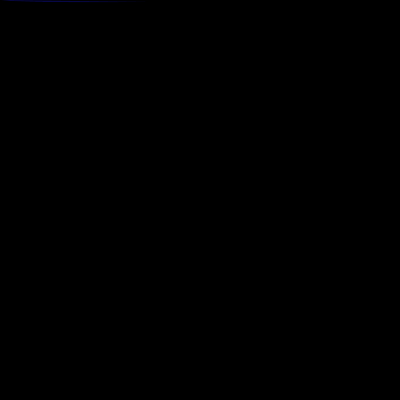
Frame 1 (no input)
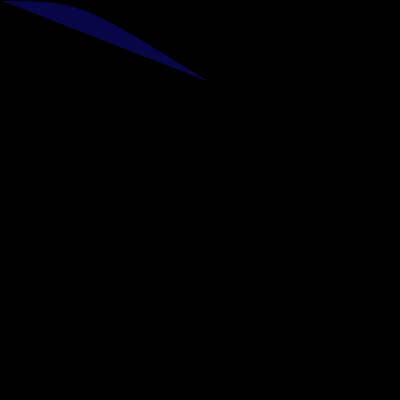
Frame 60 (the mouse pressed at the canvas centre just before this capture)
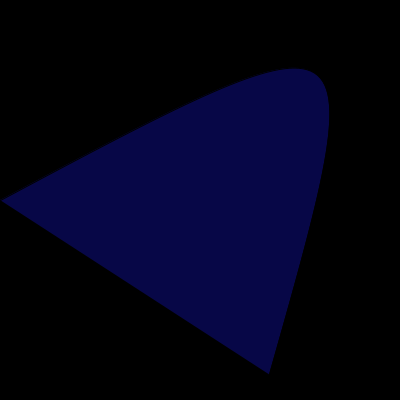
Frame 120 (the mouse held since frame 60 and released just before this capture)

The Processing sketch that drew these frames (run headless with seeded random() and noise(); from frame 60 on, the mouse is pressed at the canvas centre):

// Processing sketch: processing_4587
// ── processing_4587.pde

float x=150,y=2;
void setup()
{
size(400,400);
noCursor();
}

void draw()
{
background(0);  
fill(20,20,200,90);
bezier(x,y,y,PI,y,0,0,mouseY);
y=random(y)*5;
x++;
if(y>400){y=2;}
if(x>300){x=150;}
}
